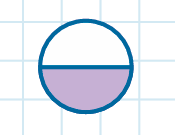
#> input picture cwa_classroom/media/questions/year3/fractions/image1.png, 175 x 135 px; its folder holds only this picture in this run
$ python -i shape_detect.py   (imports and definitions only)
#> lines starting #> are read from the running program, lines starting #| are printed output that depends on the picture
"""Turn an uploaded shapes image into a ``shape_select`` ``shape_spec``.

Two backends, tried in order — the "both / fallback" strategy:

  1. :func:`detect_shapes_opencv` — deterministic contour detection for clean
     line-art (the worksheet case). Free, no API calls; classifies each outline
     by its polygon vertex count and circularity.
  2. :func:`detect_shapes_ai` — Claude vision, used only when OpenCV finds no
     shape of the requested target type (hand-drawn / photographed / noisy
     sheets). Costs Anthropic tokens, so it is opt-in via ``allow_ai``.

Both return shapes in the ``shape_select`` traced-geometry forms (``points``
polygons / ``rx``/``ry`` ellipses); :func:`build_shape_spec_from_image` wraps
them into a validated ``shape_spec``. OpenCV / numpy are imported lazily so the
module (and the app) load even when OpenCV isn't installed — in that case the
flow simply falls back to the AI backend.
"""
import base64
import math

from maths.geometry_grading import SHAPE_TYPES, validate_shape_spec

# Classification thresholds (tuned for clean printed line-art).
_MIN_AREA_FRAC = 0.0015      # ignore specks below this fraction of the page
_MAX_AREA_FRAC = 0.95        # ignore a full-page border contour
_SQUARENESS = 0.82           # min/max axis ratio above this reads as a square/circle
_ELLIPSE_FIT_TOL = 0.22      # |contour area − fitted-ellipse area| / area, to accept an ellipse


# [21 lines left out: functions _centroid, _assign_ids, not called in this run]


def _has_target(shapes, target_type):
    return any(s.get('type') == target_type for s in shapes)


# ── OpenCV backend ───────────────────────────────────────────────────────

# [42 lines left out: function _classify_contour, not called in this run]


def detect_shapes_opencv(image_bytes):
    """Detect shapes in ``image_bytes``; return ``(width, height, shapes)``.

    Deterministic and token-free. Raises ``RuntimeError`` if OpenCV/numpy aren't
    installed, so the caller can fall back to the AI backend.
    """
    try:
        import cv2
        import numpy as np
    except ImportError as exc:  # pragma: no cover - exercised via fallback path
        raise RuntimeError('OpenCV/numpy not installed') from exc

    arr = np.frombuffer(image_bytes, dtype=np.uint8)
    img = cv2.imdecode(arr, cv2.IMREAD_GRAYSCALE)
    if img is None:
        raise ValueError('Could not decode image.')
    height, width = img.shape[:2]
    page_area = float(width * height)

    blur = cv2.GaussianBlur(img, (5, 5), 0)
    # Shapes are dark outlines on a light page → invert so they're white.
    _, thresh = cv2.threshold(blur, 0, 255, cv2.THRESH_BINARY_INV + cv2.THRESH_OTSU)
    contours, _ = cv2.findContours(thresh, cv2.RETR_EXTERNAL, cv2.CHAIN_APPROX_SIMPLE)

    shapes = []
    for c in contours:
        area = cv2.contourArea(c)
        if not (_MIN_AREA_FRAC * page_area <= area <= _MAX_AREA_FRAC * page_area):
            continue
        perimeter = cv2.arcLength(c, True)
        approx = cv2.approxPolyDP(c, 0.02 * perimeter, True)

        # [6 lines left out: function _fit, not called in this run]

        result = _classify_contour(approx, area, perimeter, _fit)
        if result:
            stype, geom = result
            shapes.append({'type': stype, **geom})

    return width, height, shapes


# ── AI backend (Claude vision) ───────────────────────────────────────────

_REPORT_SHAPES_TOOL = {
    'name': 'report_shapes',
    'description': 'Report every distinct 2D shape outline found in the image.',
    'input_schema': {
        'type': 'object',
        'properties': {
            'shapes': {
                'type': 'array',
                'items': {
                    'type': 'object',
                    'properties': {
                        'type': {'type': 'string', 'enum': list(SHAPE_TYPES)},
                        'points': {
                            'type': 'array',
                            'description': 'Outline vertices as [x, y] fractions 0-1 of width/height.',
                            'items': {'type': 'array', 'items': {'type': 'number'}},
                        },
                    },
                    'required': ['type', 'points'],
                },
            },
        },
        'required': ['shapes'],
    },
}

_AI_SYSTEM = (
    'You are a geometry vision tool. Identify every separate 2D shape outline in '
    'the image. For each, give its type and its outline as [x, y] vertices in '
    'fractions of the image width/height (0-1). For a circle or ellipse, give 4 '
    'points at the topmost, rightmost, bottommost and leftmost extremes.'
)


# [103 lines left out: functions detect_shapes_ai, _shapes_from_ai_response, build_shape_spec_from_image, _image_dimensions, not called in this run]


# ── Tracing the scenes a PDF import found ────────────────────────────────────
#
# The extractor is asked for one thing on a "colour all the triangles" question:
# WHICH shape to colour (``shape_target_type``). It is never asked for the
# geometry. Vertex lists read off a picture and written into a JSON tool call
# are exactly what contour detection above does better, and a shape whose
# outline is a few pixels wrong is a shape the student cannot colour correctly.
#
# So the classifier crops the scene like any other figure, and this runs over
# the finished crops and replaces each one with a traced ``shape_spec``.

# The AI fallback costs a vision call per scene, and a worksheet's shapes are
# the clean printed line-art OpenCV was tuned for — so bulk PDF tracing is
# OpenCV-only unless this is switched on.
SHAPE_TRACE_ALLOW_AI_ENV = 'SHAPE_TRACE_ALLOW_AI'

# What a teacher is told when a scene could not be traced. The question is kept
# (never dropped): "colour all the triangles" is still a real question, it is
# just one the app cannot take an answer for, so it goes to the teacher exactly
# as any other paper-only drawing does.
UNTRACEABLE_RUBRIC = (
    'The shapes in this question could not be traced from the page, so the app '
    'cannot offer them to colour. The student answers this one on paper — mark '
    'their sheet by hand.'
)


# [85 lines left out: functions _trace_ai_allowed, trace_shape_select_scenes, not called in this run]

>>> import cv2
>>> picture = cv2.imread('../media/questions/year3/fractions/image1.png', cv2.IMREAD_GRAYSCALE)
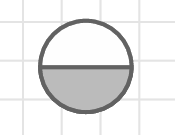
#> picture: shape (135, 175); min 98, max 255, mean 234.8
#> (the run stopped early here; a loop or call above may not have finished)

$ run again, on cwa_classroom/media/questions/year3/fractions/image2.png
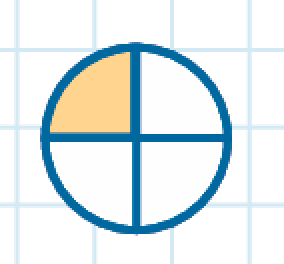
#> input picture cwa_classroom/media/questions/year3/fractions/image2.png, 142 x 132 px (shown 2 times larger)
#> `picture = cv2.imread('../media/questions/year3/fractions/image1.png', ..`:
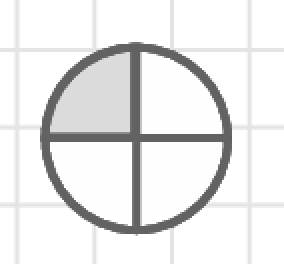
#> picture: shape (132, 142) (shown 2 times larger); min 98, max 255, mean 233.3
#> arr = 18744 values, max 255 at index 0, min 98 at index 3185, mean 233.3

$ run again, on cwa_classroom/media/questions/year3/fractions/image3.png
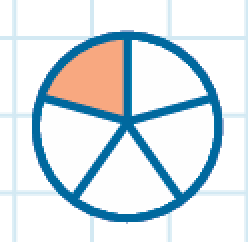
#> input picture cwa_classroom/media/questions/year3/fractions/image3.png, 124 x 121 px (shown 2 times larger)
#> `picture = cv2.imread('../media/questions/year3/fractions/image1.png', ..`:
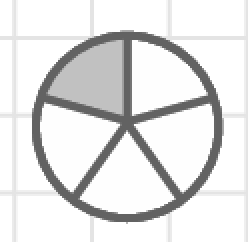
#> picture: shape (121, 124) (shown 2 times larger); min 98, max 255, mean 226.3
#> arr = 15004 values, max 255 at index 0, min 98 at index 2041, mean 226.3
